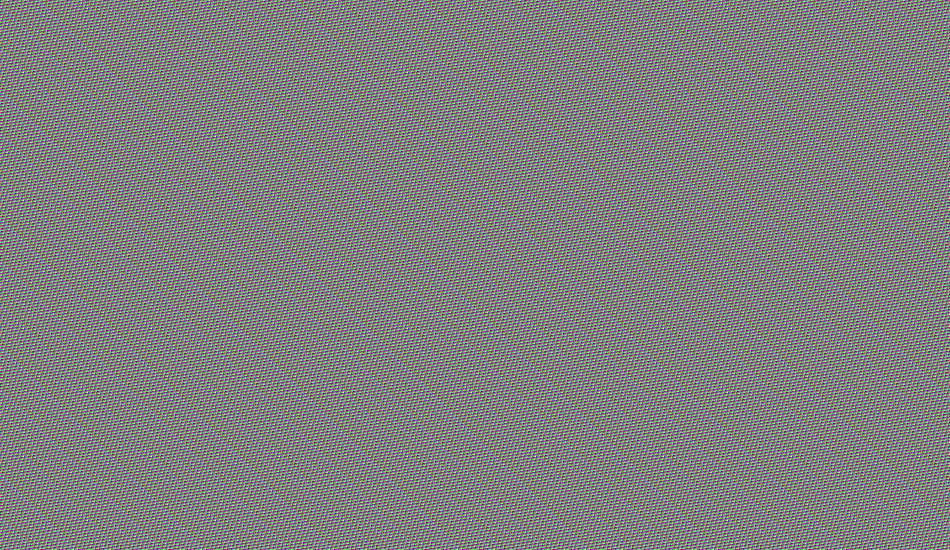
#> input picture InferenceWeb.Tests/Fixtures/DeepSeek41Vision/downsample.png, 1900 x 1100 px (shown at 1/2 size)
$ python diffusiongemma-vision-oracle.py --src ../InferenceWeb.Tests/Fixtures/DeepSeek41Vision/downsample.png --image ../InferenceWeb.Tests/Fixtures/DeepSeek41Vision/downsample.png
#> lines starting #> are read from the running program, lines starting #| are printed output that depends on the picture
#!/usr/bin/env python3
# ruff: noqa: E501
"""
DiffusionGemma / Gemma-4 vision tower -- INDEPENDENT pure-numpy reference implementation.

This file is the NUMERICAL GROUND TRUTH that TensorSharp's C# vision encoder is diffed
against.  It is a DIRECT transcription of the HuggingFace reference sources:

    transformers/models/gemma4/modeling_gemma4.py
        Gemma4RMSNorm, Gemma4VisionPatchEmbedder, Gemma4VisionPooler, Gemma4VisionMLP,
        Gemma4VisionRotaryEmbedding, apply_multidimensional_rope, Gemma4VisionAttention,
        Gemma4VisionEncoderLayer, Gemma4VisionModel, Gemma4MultimodalEmbedder
    transformers/models/gemma4/image_processing_gemma4.py
        get_aspect_ratio_preserving_size, convert_image_to_patches
    transformers/models/gemma4/configuration_gemma4.py
        Gemma4VisionConfig (default_rope_type="axial", default_theta=100.0)

It deliberately does NOT follow TensorSharp's C# encoder or llama.cpp's
tools/mtmd/models/gemma4v.cpp, because both are known to contain at least one bug.
Where a divergence exists it is called out in a "DIVERGENCE:" comment.

Correctness is the only goal; speed does not matter.

Dependencies: numpy + PIL only (no torch, no safetensors, no gguf).

Usage:
    python3 eng/diffusiongemma-vision-oracle.py \
        --src   ~/work/models/diffusiongemma-vision/model-00011-of-00011.safetensors \
        --image ~/work/models/testmedia/image.png \
        --max-soft-tokens 280 --act gelu_tanh \
        --dump-dir /tmp/oracle_gelu_tanh --out /tmp/oracle_gelu_tanh/final.npy
"""

import argparse
import json
import math
import os
import struct
import sys
import time

import numpy as np

try:
    from PIL import Image
except ImportError:  # pragma: no cover
    Image = None


# ---------------------------------------------------------------------------
# Minimal safetensors reader (BF16 / F16 / F32 -> float32 ndarray)
# ---------------------------------------------------------------------------
class ST:
    """Read-only safetensors accessor.  BF16 is widened to float32 exactly (bit shift)."""

    def __init__(self, path):
        self.path = path
        with open(path, "rb") as f:
            n = struct.unpack("<Q", f.read(8))[0]
            self.hdr = json.loads(f.read(n))
            self.base = 8 + n
        self.meta = self.hdr.pop("__metadata__", None)

    def names(self):
        return list(self.hdr.keys())

    def info(self, k):
        return self.hdr[k]

    # [18 lines left out: function get, not called in this run]


# ---------------------------------------------------------------------------
# Config (Gemma4VisionConfig as materialized by the DiffusionGemma checkpoint)
# ---------------------------------------------------------------------------
class VisionConfig:
    hidden_size = 1152
    intermediate_size = 4304
    num_hidden_layers = 27
    num_attention_heads = 16
    num_key_value_heads = 16  # == num_attention_heads, so repeat_kv is the identity
    head_dim = 72
    patch_size = 16
    pooling_kernel_size = 3
    position_embedding_size = 10240
    rms_norm_eps = 1e-6
    hidden_activation = "gelu_pytorch_tanh"
    standardize = True
    use_clipped_linears = False
    # DIVERGENCE (config file vs code): the checkpoint's vision_config.json says
    #   "rope_parameters": {"rope_theta": 100.0, "rope_type": "default"}
    # but Gemma4VisionRotaryEmbedding.__init__ raises unless rope_type == "axial".
    # rope_utils.py:809-810 resolves this: a config whose class sets
    # `default_rope_type != "default"` has a stored "default" rewritten to that value, and
    # Gemma4VisionConfig.default_rope_type == "axial" (g4_configuration_gemma4.py:271).
    # So the effective rope is AXIAL 2-D with theta = 100.0.
    rope_theta = 100.0
    text_hidden_size = 2816  # embedding_projection output


# ---------------------------------------------------------------------------
# Stage 1: preprocessing  (g4_image_processing_gemma4.py)
# ---------------------------------------------------------------------------
_SUPPORTED_SOFT_TOKENS = (70, 140, 280, 560, 1120)


def get_aspect_ratio_preserving_size(height, width, patch_size, max_patches, pooling_kernel_size):
    """Verbatim transcription of HF get_aspect_ratio_preserving_size.

    NOTE: this is *anisotropic* -- each side is independently floored to a multiple of
    `pooling_kernel_size * patch_size` (= 48), so the aspect ratio is only approximately
    preserved.  There is NO letterbox and NO pixel padding.
    """
    total_px = height * width
    target_px = max_patches * (patch_size ** 2)
    factor = math.sqrt(target_px / total_px)
    ideal_height = factor * height
    ideal_width = factor * width
    side_mult = pooling_kernel_size * patch_size

    target_height = int(math.floor(ideal_height / side_mult)) * side_mult
    target_width = int(math.floor(ideal_width / side_mult)) * side_mult

    if target_height == 0 and target_width == 0:
        raise ValueError(
            "Attempting to resize to a 0 x 0 image. Resized height should be divisible by "
            "`pooling_kernel_size * patch_size`=%d." % side_mult
        )

    max_side_length = (max_patches // pooling_kernel_size ** 2) * side_mult
    if target_height == 0:
        target_height = side_mult
        target_width = min(int(math.floor(width / height)) * side_mult, max_side_length)
    elif target_width == 0:
        target_width = side_mult
        target_height = min(int(math.floor(height / width)) * side_mult, max_side_length)

    if target_height * target_width > target_px:
        raise ValueError(
            "Resizing [%dx%d] to [%dx%d] but this exceeds %d patches with patch_size %d"
            % (height, width, target_height, target_width, max_patches, patch_size)
        )

    return target_height, target_width


def convert_image_to_patches(image_chw, patch_size):
    """Verbatim: reshape(C,nH,p,nW,p).permute(1,3,2,4,0).reshape(nH*nW,-1).

    The in-patch element order is therefore [ky][kx][c]  -- CHANNEL FASTEST.
    (llama.cpp implements the same projection as a conv2d whose OIHW weight is [c][ky][kx],
    so a GGUF converter must permute input_proj: w.reshape(1152,16,16,3).transpose(0,3,1,2).)
    """
    num_channels, image_height, image_width = image_chw.shape
    nH = image_height // patch_size
    nW = image_width // patch_size
    patched = image_chw.reshape(num_channels, nH, patch_size, nW, patch_size)
    patched = patched.transpose(1, 3, 2, 4, 0)
    patched = patched.reshape(nH * nW, -1)
    return np.ascontiguousarray(patched)


def _to_rgb_chw(pil_image, alpha="white"):
    """do_convert_rgb.

    HF's image_transforms.convert_to_rgb alpha-composites an RGBA image over a WHITE
    background (a plain .convert("RGB") would leave garbage under transparent pixels).
    `alpha="drop"` reproduces the naive .convert("RGB") for comparison.
    """
    if pil_image.mode == "RGB":
        rgb = pil_image
    elif alpha == "white":
        src = pil_image.convert("RGBA")
        bg = Image.new("RGBA", src.size, (255, 255, 255, 255))
        rgb = Image.alpha_composite(bg, src).convert("RGB")
    else:
        rgb = pil_image.convert("RGB")
    arr = np.asarray(rgb, dtype=np.uint8)  # HWC
    return np.ascontiguousarray(arr.transpose(2, 0, 1))  # CHW uint8


def _resize_chw(img_chw_u8, target_h, target_w, mode="float"):
    """BICUBIC resize.

    HF's default image processor for this checkpoint is `Gemma4ImageProcessor`
    (TorchvisionBackend); it calls tvF.resize(..., InterpolationMode.BICUBIC, antialias=True)
    on a *float* tensor still in [0,255], and only rescales by 1/255 afterwards.

    PIL's bicubic is the same separable, support-scaled (antialiased) filter, so the two agree
    to within float rounding -- but this is a KNOWN, BOUNDED source of divergence between this
    oracle and a real torchvision run, and no exact agreement should be expected.

    mode="float"  : resize each channel as a PIL 'F' (float32) image.  No [0,255] clamping and
                    no uint8 requantization, which is the closest match to torchvision.
                    Bicubic overshoot below 0 / above 255 is preserved, exactly as torchvision
                    does (tvF.resize does not clamp float input).
    mode="uint8"  : resize the uint8 image directly.  This is what the sibling
                    `Gemma4ImageProcessorPil` (PilBackend) effectively does, since
                    image_transforms.resize round-trips through to_pil_image().  Values are
                    rounded and clamped to [0,255].
    """
    c, h, w = img_chw_u8.shape
    if (h, w) == (target_h, target_w):
        return img_chw_u8.astype(np.float32)
    if mode == "uint8":
        hwc = np.ascontiguousarray(img_chw_u8.transpose(1, 2, 0))
        im = Image.fromarray(hwc, mode="RGB")
        im = im.resize((target_w, target_h), resample=Image.Resampling.BICUBIC)
        out = np.asarray(im, dtype=np.float32).transpose(2, 0, 1)
        return np.ascontiguousarray(out)
    out = np.empty((c, target_h, target_w), dtype=np.float32)
    for ci in range(c):
        # float32 array -> PIL 'F' mode is inferred; passing mode= is deprecated in Pillow 12.
        im = Image.fromarray(img_chw_u8[ci].astype(np.float32))
        im = im.resize((target_w, target_h), resample=Image.Resampling.BICUBIC)
        out[ci] = np.asarray(im, dtype=np.float32)
    return out


def preprocess(pil_image, max_soft_tokens=280, patch_size=16, pooling_kernel_size=3,
               resize_mode="float", alpha="white"):
    """Stage 1.

    Returns (patches [N,768] float32 in [0,1], pos_xy [N,2] int32, (n_rows, n_cols), n_soft).

    DIVERGENCE (intentional, numerically inert): HF pads every image up to `max_patches`
    rows with zero patches at position (-1,-1), and the model zeroes their embeddings, masks
    them out of attention, and strips their pooled rows afterwards.  A single unpadded image
    produces bit-identical outputs for the real rows, so the oracle omits the padding.
    """
    if max_soft_tokens not in _SUPPORTED_SOFT_TOKENS:
        raise ValueError("max_soft_tokens must be one of %s" % (_SUPPORTED_SOFT_TOKENS,))
    max_patches = max_soft_tokens * pooling_kernel_size ** 2

    img = _to_rgb_chw(pil_image, alpha=alpha)
    src_h, src_w = img.shape[1], img.shape[2]
    target_h, target_w = get_aspect_ratio_preserving_size(
        height=src_h, width=src_w, patch_size=patch_size,
        max_patches=max_patches, pooling_kernel_size=pooling_kernel_size,
    )
    resized = _resize_chw(img, target_h, target_w, mode=resize_mode)

    # do_rescale (1/255); do_normalize is FALSE -- image_mean=0, image_std=1, so there is
    # deliberately NO mean/std normalization here.
    resized = resized * np.float32(1.0 / 255.0)

    patches = convert_image_to_patches(resized, patch_size).astype(np.float32)
    n_rows = target_h // patch_size
    n_cols = target_w // patch_size
    n_soft = patches.shape[0] // pooling_kernel_size ** 2

    # position ids: meshgrid(arange(W), arange(H), indexing="xy") -> (H, W) grids,
    # stacked as (x, y) and flattened row-major, matching the patch order above.
    gx, gy = np.meshgrid(np.arange(n_cols), np.arange(n_rows), indexing="xy")
    pos_xy = np.stack([gx, gy], axis=-1).reshape(patches.shape[0], 2).astype(np.int32)

    assert patches.shape == (n_rows * n_cols, patch_size * patch_size * 3)
    assert n_rows % pooling_kernel_size == 0 and n_cols % pooling_kernel_size == 0
    assert (n_rows // pooling_kernel_size) * (n_cols // pooling_kernel_size) == n_soft
    return patches, pos_xy, (n_rows, n_cols), n_soft, (target_h, target_w)


# ---------------------------------------------------------------------------
# Primitives
# ---------------------------------------------------------------------------
# [21 lines left out: function rms_norm, not called in this run]


def linear(x, w):
    """nn.Linear(bias=False) with HF weight layout [out, in]."""
    return x @ w.T


_GELU_C = math.sqrt(2.0 / math.pi)


# [23 lines left out: functions gelu_tanh, quick_gelu, not called in this run]


ACT = {"gelu_tanh": gelu_tanh, "quick_gelu": quick_gelu}


# ---------------------------------------------------------------------------
# Axial 2-D RoPE  (Gemma4VisionRotaryEmbedding + apply_multidimensional_rope)
# ---------------------------------------------------------------------------
# [47 lines left out: functions build_rope, apply_axial_rope, not called in this run]


# ---------------------------------------------------------------------------
# Weights
# ---------------------------------------------------------------------------
def load_weights(src, cfg, verbose=False):
    st = ST(src)
    names = st.names()

    # [5 lines left out: function find_suffix, not called in this run]

    ip = find_suffix("patch_embedder.input_proj.weight")
    tower_prefix = ip[: -len("patch_embedder.input_proj.weight")]
    proj = find_suffix("embed_vision.embedding_projection.weight")

    W = {}
    W["input_proj"] = st.get(ip)                                              # [1152,768]
    W["pos_table"] = st.get(tower_prefix + "patch_embedder.position_embedding_table")  # [2,10240,1152]
    W["std_bias"] = st.get(tower_prefix + "std_bias")                         # [1152]
    W["std_scale"] = st.get(tower_prefix + "std_scale")                       # [1152]
    W["embedding_projection"] = st.get(proj)                                  # [2816,1152]

    # `.linear.` is the Gemma4ClippableLinear wrapper.  use_clipped_linears == False for this
    # checkpoint (and there are no input_min/max buffers in the shard), so the wrapper is a
    # plain bias-free Linear and the segment is semantically empty.
    layers = []
    for i in range(cfg.num_hidden_layers):
        p = "%sencoder.layers.%d." % (tower_prefix, i)
        L = {
            "q": st.get(p + "self_attn.q_proj.linear.weight"),
            "k": st.get(p + "self_attn.k_proj.linear.weight"),
            "v": st.get(p + "self_attn.v_proj.linear.weight"),
            "o": st.get(p + "self_attn.o_proj.linear.weight"),
            "q_norm": st.get(p + "self_attn.q_norm.weight"),
            "k_norm": st.get(p + "self_attn.k_norm.weight"),
            "gate": st.get(p + "mlp.gate_proj.linear.weight"),
            "up": st.get(p + "mlp.up_proj.linear.weight"),
            "down": st.get(p + "mlp.down_proj.linear.weight"),
            "input_ln": st.get(p + "input_layernorm.weight"),
            "post_attn_ln": st.get(p + "post_attention_layernorm.weight"),
            "pre_ffw_ln": st.get(p + "pre_feedforward_layernorm.weight"),
            "post_ffw_ln": st.get(p + "post_feedforward_layernorm.weight"),
        }
        layers.append(L)
    W["layers"] = layers

    # There is no v_norm.weight in the shard: Gemma4VisionAttention builds
    #   self.v_norm = Gemma4RMSNorm(head_dim, with_scale=False)
    # so V gets a WEIGHTLESS RMSNorm.  Assert the absence, because a stray v_norm tensor would
    # mean this transcription is wrong.
    assert not [n for n in names if n.endswith("v_norm.weight")], "unexpected v_norm.weight"

    if verbose:
        print("# tower prefix : %s" % tower_prefix, file=sys.stderr)
        print("# proj tensor  : %s" % proj, file=sys.stderr)
    return W


# ---------------------------------------------------------------------------
# Stage 2: the tower
# ---------------------------------------------------------------------------
# [149 lines left out: functions forward_tower, pool_and_project, not called in this run]


# ---------------------------------------------------------------------------
# helpers
# ---------------------------------------------------------------------------
def _dump(dump_dir, name, arr):
    if dump_dir:
        np.save(os.path.join(dump_dir, name + ".npy"), np.ascontiguousarray(arr))


# [12 lines left out: function describe, not called in this run]


def main(argv=None):
    ap = argparse.ArgumentParser(description=__doc__, formatter_class=argparse.RawDescriptionHelpFormatter)
    ap.add_argument("--src", required=True, help="safetensors shard holding the vision tower")
    ap.add_argument("--image", required=True)
    ap.add_argument("--max-soft-tokens", type=int, default=280)
    ap.add_argument("--act", choices=sorted(ACT.keys()), default="gelu_tanh",
                    help="MLP activation; gelu_tanh is what the checkpoint declares")
    ap.add_argument("--resize-mode", choices=("float", "uint8"), default="float")
    ap.add_argument("--alpha", choices=("white", "drop"), default="white")
    ap.add_argument("--dump-dir", default=None)
    ap.add_argument("--out", default=None)
    ap.add_argument("--layers", type=int, default=None, help="debug: run only the first N layers")
    ap.add_argument("--json", action="store_true", help="also print a machine-readable report")
    args = ap.parse_args(argv)

    if Image is None:
        raise SystemExit("PIL is required")

    # numpy 2.0.2 on arm64/Accelerate raises spurious FP status flags out of `matmul`
    # ("divide by zero / overflow / invalid value encountered in matmul") even for a matmul
    # of two finite random matrices -- reproducible with a 3-line snippet.  Suppress them and
    # rely on the explicit np.isfinite assertions after every stage instead.
    with np.errstate(all="ignore"):
        return _run(args)
#> in _run, pil is the input picture: PIL image 1900x1100 RGB; mean R, G, B 127.5, 127.5, 127.5


def _run(args):
    t0 = time.time()
    cfg = VisionConfig
    if args.dump_dir:
        os.makedirs(args.dump_dir, exist_ok=True)

    pil = Image.open(os.path.expanduser(args.image))
    src_size = pil.size  # (W, H)
    patches, pos_xy, (n_rows, n_cols), n_soft, (th, tw) = preprocess(
        pil, max_soft_tokens=args.max_soft_tokens, patch_size=cfg.patch_size,
        pooling_kernel_size=cfg.pooling_kernel_size, resize_mode=args.resize_mode,
        alpha=args.alpha,
    )
#> the loop in _resize_chw, `for ci in range(c): # float32 array -> PIL 'F' mode is inferred; passi..` made 3 passes
#> pass 1, in _resize_chw, `im = Image.fromarray(img_chw_u8[ci].astype(np.float32))`:
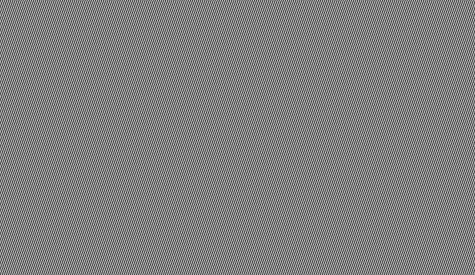
#> im: PIL image 1900x1100 F (shown at 1/4 size); min 0, max 255, mean 127.5
#> pass 1, in _resize_chw, `im = im.resize((target_w, target_h), resample=Image.Resampling.BICUBIC)`:
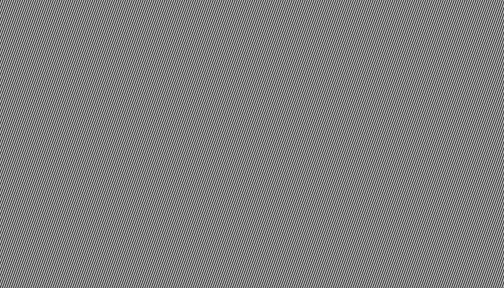
#> im: PIL image 1008x576 F (shown at 1/2 size); min 20.52, max 231.9, mean 127.5
#> pass 2, in _resize_chw, `im = Image.fromarray(img_chw_u8[ci].astype(np.float32))`:
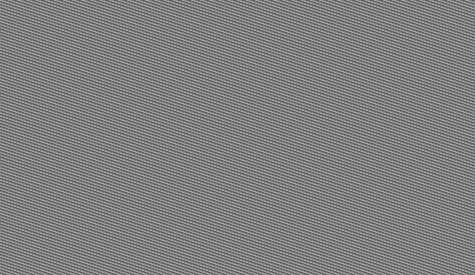
#> im: PIL image 1900x1100 F (shown at 1/4 size); min 0, max 255, mean 127.5
#> pass 2, in _resize_chw, `im = im.resize((target_w, target_h), resample=Image.Resampling.BICUBIC)`:
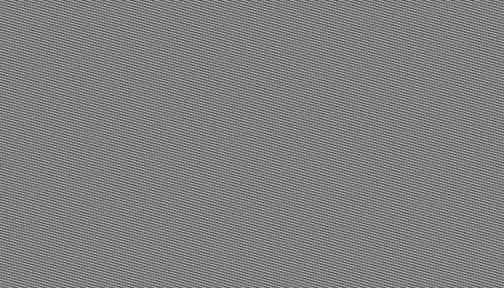
#> im: PIL image 1008x576 F (shown at 1/2 size); min 23.47, max 231.2, mean 127.5
#> in convert_image_to_patches, `patched = patched.reshape(nH * nW, -1)`:
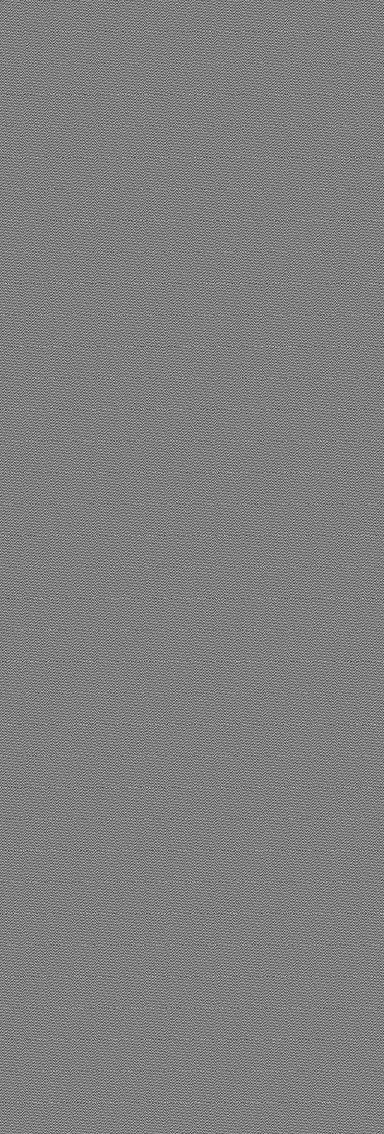
#> patched: shape (2268, 768) float32 (shown at 1/2 size); min 0.0805, max 0.909, mean 0.5
    _dump(args.dump_dir, "patches", patches)
    _dump(args.dump_dir, "pos", pos_xy.astype(np.int32))
    t_pre = time.time()

    W = load_weights(os.path.expanduser(args.src), cfg, verbose=True)
    t_load = time.time()

    stats = {}
    hidden = forward_tower(W, patches, pos_xy, cfg=cfg, act=args.act,
                           dump=args.dump_dir, stats=stats, num_layers=args.layers)
    t_tower = time.time()

    soft = pool_and_project(W, hidden, n_rows, n_cols, pos_xy=pos_xy, cfg=cfg, dump=args.dump_dir)
    _dump(args.dump_dir, "final", soft)
    t_end = time.time()

    if args.out:
        outp = os.path.expanduser(args.out)
        d = os.path.dirname(outp)
        if d:
            os.makedirs(d, exist_ok=True)
        np.save(outp, soft)

    rep = {
        "image": args.image,
        "source_size_wh": list(src_size),
        "target_size_hw": [th, tw],
        "n_rows": n_rows,
        "n_cols": n_cols,
        "n_patches": int(patches.shape[0]),
        "n_soft": n_soft,
        "act": args.act,
        "resize_mode": args.resize_mode,
        "patches": describe(patches),
        "hidden": describe(hidden),
        "final": describe(soft),
        "per_layer": {k: v for k, v in stats.items()},
        "timing_s": {
            "preprocess": round(t_pre - t0, 3),
            "load_weights": round(t_load - t_pre, 3),
            "tower": round(t_tower - t_load, 3),
            "pool_project": round(t_end - t_tower, 3),
            "total": round(t_end - t0, 3),
        },
    }

    print("image            : %s  (%dx%d %s)" % (args.image, src_size[0], src_size[1], pil.mode))
    print("target size (HxW): %d x %d" % (th, tw))
    print("patch grid       : n_rows=%d  n_cols=%d  N=%d patches" % (n_rows, n_cols, patches.shape[0]))
    print("soft tokens      : %d   (pooled grid %d x %d)" % (n_soft, n_rows // 3, n_cols // 3))
    print("activation       : %s" % args.act)
    f = rep["final"]
    print("final            : shape=%s mean=%.9g std=%.9g absmax=%.9g" %
          (f["shape"], f["mean"], f["std"], f["absmax"]))
    print("checksum (f64sum): %.12g    |sum|=%.12g" % (f["sum_f64"], f["abs_sum_f64"]))
    print("hidden (pre-pool): mean=%.9g std=%.9g absmax=%.9g" %
          (rep["hidden"]["mean"], rep["hidden"]["std"], rep["hidden"]["absmax"]))
    print("per-layer absmax (layer / q / k / v / attn_out / ffn):")
    for i in range(len(stats.get("layer_absmax", []))):
        print("  L%02d  %12.4f  %8.4f  %8.4f  %8.4f  %10.4f  %12.4f" % (
            i, stats["layer_absmax"][i], stats["q_absmax"][i], stats["k_absmax"][i],
            stats["v_absmax"][i], stats["attn_out_absmax"][i], stats["ffn_absmax"][i]))
    print("timing           : %s" % rep["timing_s"])
    if args.json:
        print("JSON " + json.dumps(rep))
    return rep


if __name__ == "__main__":
    main()
#> in _run, `patches, pos_xy, (n_rows, n_cols), n_soft, (th, tw) = preprocess( pil,..`: pos_xy = 2268 pairs, first value 0 to 62, second value 0 to 35; n_rows = 36; n_cols = 63; n_soft = 252; th = 576; tw = 1008
#> (the run stopped early here; a loop or call above may not have finished)
